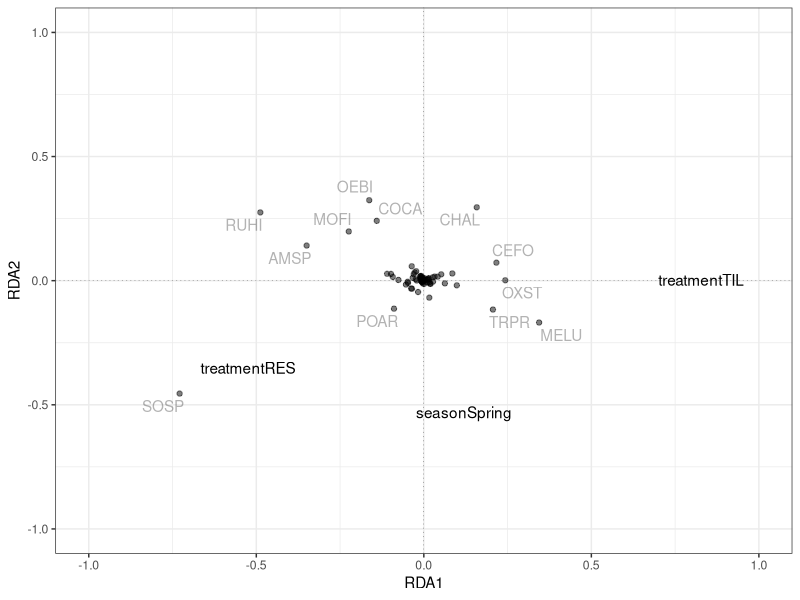
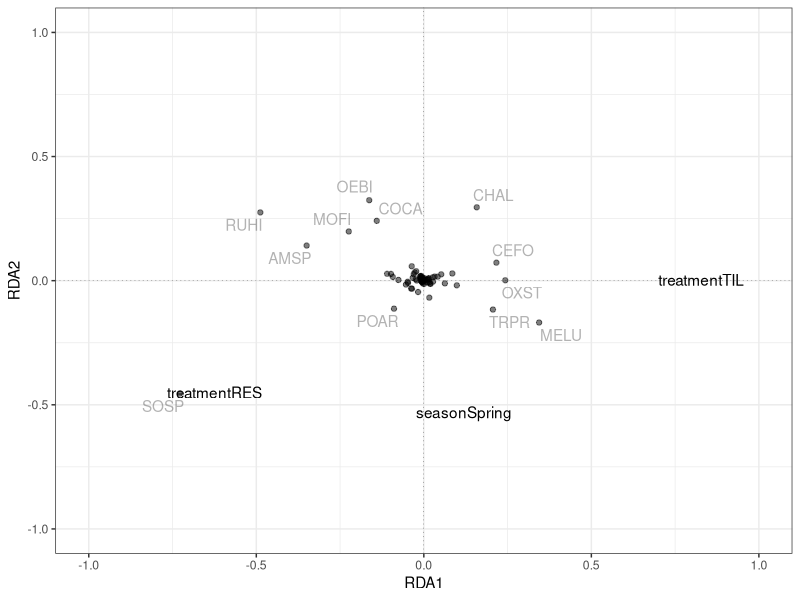

The R script that drew these images, in order:
# libraries ----
library(here)
library(dplyr)
library(ggplot2)
library(vegan)
library(ggrepel)

# import ----

spr_sb <- read.csv(
  here("data", "analysis_data", "spring_seedbank.csv"),
  row.names = 1
)

fall_sb <- read.csv(
  here("data", "analysis_data", "fall_seedbank.csv"),
  row.names = 1
)

# check packaging ----
glimpse(spr_sb)
glimpse(fall_sb)

# clean data ----

sb <- rbind(fall_sb, spr_sb)

# clean data: community data matrix -----

comm_matrix <- sb %>%
  group_by(season, treatment, site_code) %>%
  tidyr::pivot_wider(names_from = spp_code, values_from = total_abund) %>%
  ungroup() %>%
  mutate(across(.cols = everything(), ~ tidyr::replace_na(.x, 0)))

# redundancy analysis -----

## prep ----

Y <- comm_matrix %>%
  dplyr::select(-c("season", "site_name", "site_code", "treatment", "plot")) %>%
  vegan::decostand("hellinger")

## run RDA ----
comm_comp_rda <- rda(Y ~ season + treatment + site_name, data = comm_matrix)

## grab eigenvalues ----
rda_summ <- summary(comm_comp_rda)

## get r squared ----

# unadjusted R^2 retrieved from rda object
R2 <- RsquareAdj(comm_comp_rda)$r.squared

# adjusted R^2 retrieved from rda object
R2adj <- RsquareAdj(comm_comp_rda)$adj.r.squared

## anova ----

anova(comm_comp_rda, permutations = how(nperm = 999))
anova(comm_comp_rda, by = "axis", permutations = how(nperm = 999))

# plot ----

# manually extract scores for the first two RDA axes
sp_scores <- as.data.frame(rda_summ$species[, c("RDA1", "RDA2")])
st_scores <- as.data.frame(rda_summ$sites[, c("RDA1", "RDA2")])
yz_scores <- as.data.frame(rda_summ$biplot[, c("RDA1", "RDA2")]) # remove sites for now

# show only management regimes (instead of site names) for readability
yz_scores$vars <- rownames(yz_scores) 
yz_scores <- filter(
  yz_scores, 
  vars %in% c(
    "seasonSpring", 
    "treatmentRES",
    "treatmentTIL"
    )
  ) 

# plot the scores using ggplot2 syntax
(ggplot_rda <- 
  
  ggplot() + 

  # species scores
  geom_text_repel(
    aes(x = RDA1, y  = RDA2), 
    label = row.names(sp_scores), 
    max.overlaps = 50, 
    alpha = 0.3, 
    data = sp_scores) +
  geom_point(
    aes(x = RDA1, y  = RDA2), 
    alpha = 0.5, 
    data = sp_scores) +
  
  # environmental scores 
  geom_text_repel(
    aes(x = RDA1, y = RDA2), 
    label = row.names(yz_scores), 
    data = yz_scores
  ) + 
  geom_hline(yintercept = 0, linetype = 3, size = 0.1) + 
  geom_vline(xintercept = 0, linetype = 3, size = 0.1) + 
  xlim(-1, 1) + 
  ylim(-1, 1) + 
  theme_bw()
)

# save to disk ------

ggsave(
  filename = here("output", "results", "rda_community_composition.svg"),
  plot = ggplot_rda, 
  device = "svg", 
  units = "in", 
  height = 5, 
  width = 5
)


